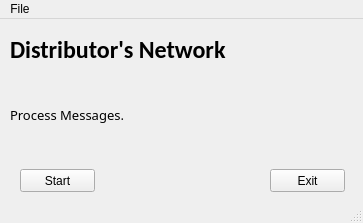
<?xml version="1.0" encoding="UTF-8"?>
<ui version="4.0">
 <class>MainWindow</class>
 <widget class="QMainWindow" name="MainWindow">
  <property name="geometry">
   <rect>
    <x>0</x>
    <y>0</y>
    <width>363</width>
    <height>223</height>
   </rect>
  </property>
  <property name="windowTitle">
   <string>MainWindow</string>
  </property>
  <widget class="QWidget" name="centralwidget">
   <widget class="QLabel" name="title">
    <property name="geometry">
     <rect>
      <x>10</x>
      <y>10</y>
      <width>271</width>
      <height>41</height>
     </rect>
    </property>
    <property name="font">
     <font>
      <family>Calibri</family>
      <pointsize>18</pointsize>
      <weight>75</weight>
      <bold>true</bold>
     </font>
    </property>
    <property name="text">
     <string>Distributor's Network</string>
    </property>
    <property name="textFormat">
     <enum>Qt::AutoText</enum>
    </property>
   </widget>
   <widget class="QPushButton" name="startBtn">
    <property name="geometry">
     <rect>
      <x>20</x>
      <y>150</y>
      <width>75</width>
      <height>23</height>
     </rect>
    </property>
    <property name="text">
     <string>Start</string>
    </property>
   </widget>
   <widget class="QPushButton" name="exitBtn">
    <property name="geometry">
     <rect>
      <x>270</x>
      <y>150</y>
      <width>75</width>
      <height>23</height>
     </rect>
    </property>
    <property name="text">
     <string>Exit</string>
    </property>
   </widget>
   <widget class="QLabel" name="displayMsg">
    <property name="geometry">
     <rect>
      <x>10</x>
      <y>70</y>
      <width>341</width>
      <height>51</height>
     </rect>
    </property>
    <property name="font">
     <font>
      <family>Calibri Light</family>
      <pointsize>10</pointsize>
     </font>
    </property>
    <property name="text">
     <string>Process Messages.</string>
    </property>
   </widget>
  </widget>
  <widget class="QMenuBar" name="menubar">
   <property name="geometry">
    <rect>
     <x>0</x>
     <y>0</y>
     <width>363</width>
     <height>21</height>
    </rect>
   </property>
   <widget class="QMenu" name="menuFile">
    <property name="title">
     <string>File</string>
    </property>
    <addaction name="actionSettings"/>
   </widget>
   <addaction name="menuFile"/>
  </widget>
  <widget class="QStatusBar" name="statusbar"/>
  <action name="actionSettings">
   <property name="text">
    <string>Settings</string>
   </property>
  </action>
 </widget>
 <resources/>
 <connections/>
</ui>
